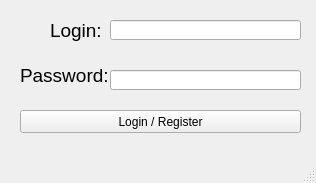
<?xml version="1.0" encoding="UTF-8"?>
<ui version="4.0">
 <class>MainWindow</class>
 <widget class="QMainWindow" name="MainWindow">
  <property name="geometry">
   <rect>
    <x>0</x>
    <y>0</y>
    <width>316</width>
    <height>183</height>
   </rect>
  </property>
  <property name="windowTitle">
   <string>MainWindow</string>
  </property>
  <widget class="QWidget" name="centralwidget">
   <widget class="QLabel" name="lblLogin">
    <property name="geometry">
     <rect>
      <x>50</x>
      <y>20</y>
      <width>51</width>
      <height>21</height>
     </rect>
    </property>
    <property name="font">
     <font>
      <pointsize>14</pointsize>
     </font>
    </property>
    <property name="text">
     <string>Login:</string>
    </property>
   </widget>
   <widget class="QLabel" name="lblPassword">
    <property name="geometry">
     <rect>
      <x>20</x>
      <y>60</y>
      <width>91</width>
      <height>31</height>
     </rect>
    </property>
    <property name="font">
     <font>
      <pointsize>14</pointsize>
     </font>
    </property>
    <property name="text">
     <string>Password:</string>
    </property>
   </widget>
   <widget class="QLineEdit" name="leLogin">
    <property name="geometry">
     <rect>
      <x>110</x>
      <y>20</y>
      <width>191</width>
      <height>20</height>
     </rect>
    </property>
   </widget>
   <widget class="QLineEdit" name="lePassword">
    <property name="geometry">
     <rect>
      <x>110</x>
      <y>70</y>
      <width>191</width>
      <height>20</height>
     </rect>
    </property>
   </widget>
   <widget class="QPushButton" name="btnLogin">
    <property name="geometry">
     <rect>
      <x>20</x>
      <y>110</y>
      <width>281</width>
      <height>23</height>
     </rect>
    </property>
    <property name="text">
     <string>Login / Register</string>
    </property>
   </widget>
  </widget>
  <widget class="QMenuBar" name="menubar">
   <property name="geometry">
    <rect>
     <x>0</x>
     <y>0</y>
     <width>316</width>
     <height>21</height>
    </rect>
   </property>
  </widget>
  <widget class="QStatusBar" name="statusbar"/>
 </widget>
 <resources/>
 <connections/>
</ui>
